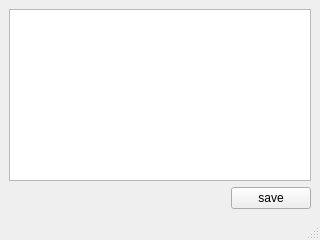
<?xml version="1.0" encoding="UTF-8"?>
<ui version="4.0">
 <class>resultWindow</class>
 <widget class="QMainWindow" name="resultWindow">
  <property name="geometry">
   <rect>
    <x>0</x>
    <y>0</y>
    <width>320</width>
    <height>240</height>
   </rect>
  </property>
  <property name="sizePolicy">
   <sizepolicy hsizetype="Expanding" vsizetype="Expanding">
    <horstretch>0</horstretch>
    <verstretch>0</verstretch>
   </sizepolicy>
  </property>
  <property name="windowTitle">
   <string>MainWindow</string>
  </property>
  <widget class="QWidget" name="centralwidget">
   <property name="sizePolicy">
    <sizepolicy hsizetype="Expanding" vsizetype="Expanding">
     <horstretch>0</horstretch>
     <verstretch>0</verstretch>
    </sizepolicy>
   </property>
   <property name="maximumSize">
    <size>
     <width>16777215</width>
     <height>16777215</height>
    </size>
   </property>
   <layout class="QVBoxLayout" name="verticalLayout">
    <item>
     <widget class="QTextBrowser" name="showBrowser"/>
    </item>
    <item>
     <layout class="QGridLayout" name="gridLayout">
      <item row="0" column="1">
       <widget class="QPushButton" name="saveButton">
        <property name="text">
         <string>save</string>
        </property>
       </widget>
      </item>
      <item row="0" column="0">
       <spacer name="horizontalSpacer">
        <property name="orientation">
         <enum>Qt::Horizontal</enum>
        </property>
        <property name="sizeHint" stdset="0">
         <size>
          <width>40</width>
          <height>20</height>
         </size>
        </property>
       </spacer>
      </item>
     </layout>
    </item>
   </layout>
  </widget>
  <widget class="QMenuBar" name="menubar">
   <property name="geometry">
    <rect>
     <x>0</x>
     <y>0</y>
     <width>320</width>
     <height>23</height>
    </rect>
   </property>
  </widget>
  <widget class="QStatusBar" name="statusbar"/>
 </widget>
 <resources/>
 <connections/>
</ui>
